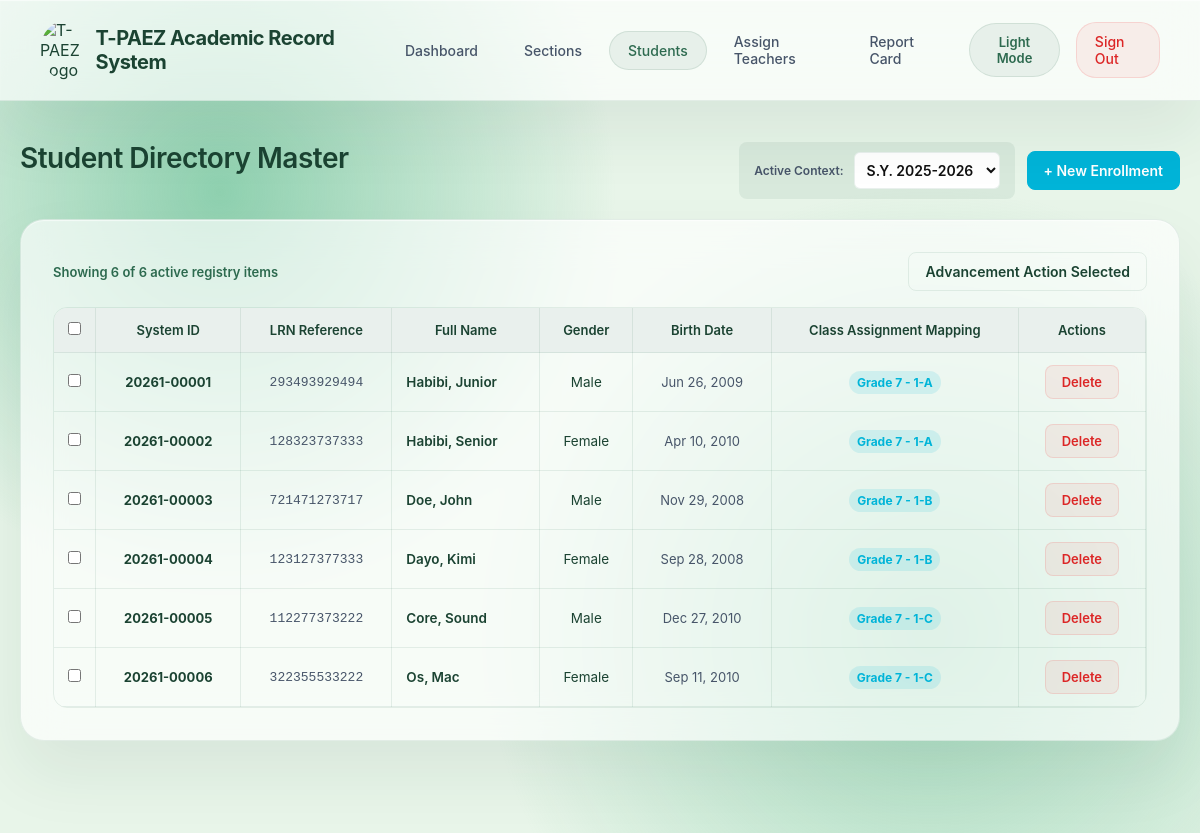
The page /students.php (signed in) on the database as committed earlier.
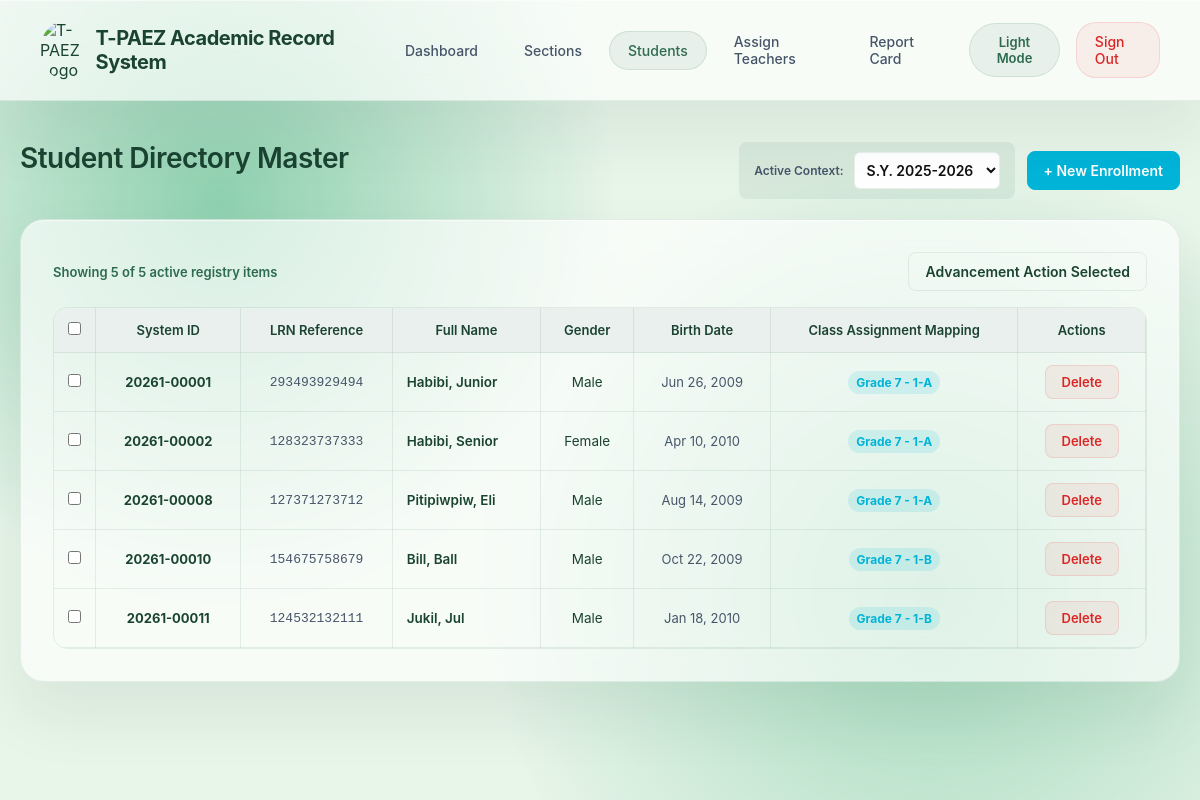
The same page on the database as committed later.
### tables this page shows
CREATE TABLE `students` (
  `id` int(11) NOT NULL,
  `school_id_number` varchar(20) NOT NULL,
  `first_name` varchar(100) DEFAULT NULL,
  `last_name` varchar(100) DEFAULT NULL,
  `lrn` varchar(12) DEFAULT NULL,
  `birth_date` date DEFAULT NULL,
  `gender` enum('Male','Female') DEFAULT NULL,
  `grade_level` int(11) NOT NULL,
  `section` varchar(50) DEFAULT NULL,
  `created_at` timestamp NOT NULL DEFAULT current_timestamp()
);

CREATE TABLE `sections` (
  `id` int(11) NOT NULL,
  `name` varchar(100) NOT NULL,
  `grade_level` int(11) NOT NULL,
  `school_year` varchar(20) NOT NULL,
  `created_at` timestamp NOT NULL DEFAULT current_timestamp()
);

### students.php (the view, shortened to what this page needs)
<?php
require_once 'includes/header.php';
require_once 'config/config.php';
$years_stmt = $pdo->query("SELECT DISTINCT school_year FROM sections ORDER BY school_year DESC");
$available_years = $years_stmt->fetchAll(PDO::FETCH_COLUMN);
$selected_sy = isset($_GET['sy']) ? $_GET['sy'] : ($available_years[0] ?? '2025-2026');
$limit = 10;
$page = isset($_GET['page']) ? max(1, intval($_GET['page'])) : 1;
$offset = ($page - 1) * $limit;
$count_stmt = $pdo->prepare("
    SELECT COUNT(DISTINCT s.id)
    FROM enrollments e
    JOIN students s ON e.student_id = s.id
    JOIN sections sec ON e.section_id = sec.id
    WHERE sec.school_year = ?
");
$count_stmt->execute([$selected_sy]);
$total_students = intval($count_stmt->fetchColumn());
$students_stmt = $pdo->prepare("
    SELECT s.id, s.school_id_number, s.lrn, s.first_name, s.last_name, s.gender, s.birth_date, sec.name as section_name, sec.grade_level
    FROM enrollments e
    JOIN students s ON e.student_id = s.id
    JOIN sections sec ON e.section_id = sec.id
    WHERE sec.school_year = ?
    ORDER BY s.school_id_number ASC
    LIMIT ? OFFSET ?
");
$students_stmt->bindValue(1, $selected_sy, PDO::PARAM_STR);
$students_stmt->bindValue(2, $limit, PDO::PARAM_INT);
$students_stmt->bindValue(3, $offset, PDO::PARAM_INT);
$students_stmt->execute();
$enrolled_students = $students_stmt->fetchAll();
?>
<div class="header-action-area">
    <h1>Student Directory Master</h1>
    <div style="display: flex; gap: 12px; align-items: center;">
        <form method="GET" class="filter-bar">
            <label style="font-size: 12px; font-weight: 600; color: var(--text-muted);">Active Context:</label>
            <select name="sy" onchange="this.form.submit()">
                <?php foreach ($available_years as $year): ?>
                    <option value="<?php echo htmlspecialchars($year); ?>" <?php echo $selected_sy == $year ? 'selected' : ''; ?>>
                        S.Y. <?php echo htmlspecialchars($year); ?>
                    </option>
                <?php endforeach; ?>
            </select>
        </form>
        <button onclick="openModal('studentModal')" class="btn-primary">+ New Enrollment</button>
    </div>
</div>
<div class="card-panel">
    <div class="action-row">
        <span style="font-size: 13px; font-weight: 600; color: var(--text-subtitle);">
            Showing <?php echo count($enrolled_students); ?> of <?php echo $total_students; ?> active registry items
        </span>
        <button type="button" class="btn-secondary" onclick="prepareBatchPromotion()">Advancement Action Selected</button>
    </div>
    <div class="table-container">
        <table class="grade-table">
            <thead>
                <tr>
                    <th style="width: 40px;"><input type="checkbox" id="toggle_master_checkbox" onclick="toggleAllCheckboxes(this)"></th>
                    <th>System ID</th>
                    <th>LRN Reference</th>
                    <th>Full Name</th>
                    <th>Gender</th>
                    <th>Birth Date</th>
                    <th>Class Assignment Mapping</th>
                    <th>Actions</th>
                </tr>
            </thead>
            <tbody>
                <?php foreach ($enrolled_students as $student): ?>
                <tr>
                    <td>
                        <input type="checkbox" name="selected_student_identities[]" value="<?php echo $student['id']; ?>" class="student-checkbox">
                    </td>
                    <td style="font-weight: 700; color: var(--text-title); font-size: 13px;"><?php echo htmlspecialchars($student['school_id_number']); ?></td>
                    <td style="font-family: monospace; color: var(--text-muted); font-size: 13px;"><?php echo htmlspecialchars($student['lrn']); ?></td>
                    <td style="text-align: left; font-weight: 600; color: var(--text-title);">
                        <?php echo htmlspecialchars($student['last_name'] . ', ' . $student['first_name']); ?>
                    </td>
                    <td><?php echo htmlspecialchars($student['gender']); ?></td>
                    <td style="font-size: 13px; color: var(--text-muted);">
                        <?php echo $student['birth_date'] ? date('M d, Y', strtotime($student['birth_date'])) : '—'; ?>
                    </td>
                    <td>
                        <span class="badge">Grade <?php echo htmlspecialchars($student['grade_level'] . ' - ' . $student['section_name']); ?></span>
                    </td>
                    <td>
                        <a href="?delete_id=<?php echo $student['id']; ?>&sy=<?php echo urlencode($selected_sy); ?>" class="delete" onclick="return confirm('WARNING: Erasing this permanent profile completely clears all historical enrollment nodes and structural scores across all years. Proceed?')">Delete</a>
                    </td>
                </tr>
                <?php endforeach; ?>
            </tbody>
        </table>
    </div>
</div>
<?php require_once 'includes/footer.php'; ?>

### includes/header.php (shortened to what this page needs)
<?php
$current_page = basename($_SERVER['PHP_SELF']);
?>
<!DOCTYPE html>
<html lang="en">
<head>
    <link rel="stylesheet" href="style.css">
    </head>
<head>
    <link rel="stylesheet" href="css/style.css?v=<?php echo time(); ?>">
</head>
<body>
    <div class="ambient-glow-1"></div>
    <div class="ambient-glow-2"></div>
    <div class="header">
        <img src="https://encrypted-tbn0.gstatic.com/images?q=tbn:ANd9GcQ-_Nssj-vBA66Npb16JJfkH129sz0OyrrrhQ&s" alt="T-PAEZ Logo" style="height: 60px; width: 60px; border-radius: 70%; object-fit: cover; background-color: transparent;">
        <div class="logo">T-PAEZ Academic Record System</div>
        <div class="nav" style="display: flex; align-items: center; gap: 8px; flex-wrap: nowrap;">
            <a href="dashboard.php" class="<?php echo ($current_page == 'dashboard.php') ? 'active' : ''; ?>">Dashboard</a>
            <?php if (isset($_SESSION['role']) && $_SESSION['role'] === 'admin'): ?>
                <a href="sections.php" class="<?php echo ($current_page == 'sections.php') ? 'active' : ''; ?>">Sections</a>
                <a href="students.php" class="<?php echo ($current_page == 'students.php') ? 'active' : ''; ?>">Students</a>
                <a href="assign_teachers.php" class="<?php echo ($current_page == 'assign_teachers.php') ? 'active' : ''; ?>">Assign Teachers</a>
            <?php endif; ?>
            <a href="report_card.php" class="<?php echo ($current_page == 'report_card.php') ? 'active' : ''; ?>">Report Card</a>
            <button class="theme-toggle-btn" id="themeToggle" style="margin-left: 8px;">
                <span id="themeText">Light Mode</span>
            </button>
            <a href="logout.php" class="logout-btn" style="margin-left: 8px;">Sign Out</a>
        </div>
    </div>
    <div class="container">

### includes/footer.php (shortened to what this page needs)
</div>
</body>
</html>

### includes/header.php (style rules this page uses)
html, body { background: #e8f5e9; }

### students.php (style rules this page uses)
.header-action-area { display: flex; justify-content: space-between; align-items: center; margin-bottom: 20px; flex-wrap: wrap; gap: 15px; }
.filter-bar { display: flex; align-items: center; gap: 10px; background: var(--mode-btn-bg, rgba(0,0,0,0.04)); padding: 10px 15px; border-radius: 8px; }
.filter-bar select { padding: 8px; border-radius: 6px; border: 1px solid var(--border-card); background: #fff; color: #111; font-weight: 600; }
.btn-primary { background-color: #00b4d8; color: #ffffff; border: 1px solid #00b4d8; padding: 10px 16px; border-radius: 8px; font-weight: 600; font-size: 14px; cursor: pointer; transition: all 0.2s ease; }
.btn-secondary { background-color: transparent; color: var(--text-title, #111111); border: 1px solid var(--border-card, #d1d5db); padding: 10px 16px; border-radius: 8px; font-weight: 600; font-size: 14px; cursor: pointer; transition: all 0.2s ease; }
.badge { background: #00b4d820; color: #00b4d8; padding: 4px 8px; border-radius: 12px; font-size: 12px; font-weight: 700; }
.action-row { display: flex; justify-content: space-between; align-items: center; margin-bottom: 12px; }

Rows that differ between the two databases and show on the page:
removed students: school_id_number "20261-00003", lrn "721471273717", last_name+first_name "Doe, John", gender "Male", birth_date "Nov 29, 2008", sections.grade_level+name "7 - 1-B"
removed students: school_id_number "20261-00004", lrn "123127377333", last_name+first_name "Dayo, Kimi", gender "Female", birth_date "Sep 28, 2008", sections.grade_level+name "7 - 1-B"
removed students: school_id_number "20261-00005", lrn "112277373222", last_name+first_name "Core, Sound", gender "Male", birth_date "Dec 27, 2010", sections.grade_level+name "7 - 1-C"
removed students: school_id_number "20261-00006", lrn "322355533222", last_name+first_name "Os, Mac", gender "Female", birth_date "Sep 11, 2010", sections.grade_level+name "7 - 1-C"
added students: school_id_number "20261-00008", lrn "127371273712", last_name+first_name "Pitipiwpiw, Eli", gender "Male", birth_date "Aug 14, 2009", sections.grade_level+name "7 - 1-A"
added students: school_id_number "20261-00010", lrn "154675758679", last_name+first_name "Bill, Ball", gender "Male", birth_date "Oct 22, 2009", sections.grade_level+name "7 - 1-B"
added students: school_id_number "20261-00011", lrn "124532132111", last_name+first_name "Jukil, Jul", gender "Male", birth_date "Jan 18, 2010", sections.grade_level+name "7 - 1-B"
Other text that changed with them:
count($enrolled_students): "6" → "5"
$total_students: "6" → "5"
